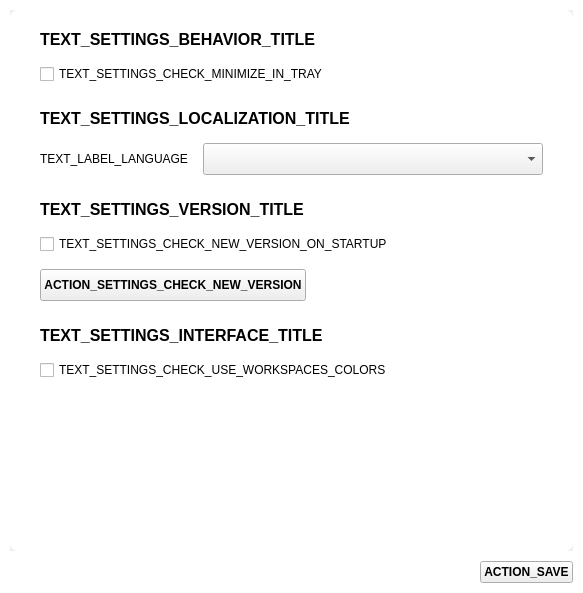
<?xml version="1.0" encoding="UTF-8"?>
<ui version="4.0">
 <class>SettingsWidget</class>
 <widget class="QWidget" name="SettingsWidget">
  <property name="geometry">
   <rect>
    <x>0</x>
    <y>0</y>
    <width>583</width>
    <height>593</height>
   </rect>
  </property>
  <property name="minimumSize">
   <size>
    <width>400</width>
    <height>300</height>
   </size>
  </property>
  <property name="windowTitle">
   <string>Form</string>
  </property>
  <property name="styleSheet">
   <string notr="true">#SettingsWidget
{
background-color: #FFFFFF;
}

#scrollAreaWidgetContents
{
background-color: rgb(255, 255, 255);
border-radius: 8px;
}</string>
  </property>
  <layout class="QVBoxLayout" name="verticalLayout">
   <property name="spacing">
    <number>10</number>
   </property>
   <property name="leftMargin">
    <number>10</number>
   </property>
   <property name="topMargin">
    <number>10</number>
   </property>
   <property name="rightMargin">
    <number>10</number>
   </property>
   <property name="bottomMargin">
    <number>10</number>
   </property>
   <item>
    <widget class="QScrollArea" name="scrollArea">
     <property name="frameShape">
      <enum>QFrame::NoFrame</enum>
     </property>
     <property name="frameShadow">
      <enum>QFrame::Plain</enum>
     </property>
     <property name="lineWidth">
      <number>0</number>
     </property>
     <property name="horizontalScrollBarPolicy">
      <enum>Qt::ScrollBarAlwaysOff</enum>
     </property>
     <property name="widgetResizable">
      <bool>true</bool>
     </property>
     <widget class="QWidget" name="scrollAreaWidgetContents">
      <property name="geometry">
       <rect>
        <x>0</x>
        <y>0</y>
        <width>563</width>
        <height>526</height>
       </rect>
      </property>
      <layout class="QVBoxLayout" name="verticalLayout_2">
       <property name="spacing">
        <number>25</number>
       </property>
       <property name="leftMargin">
        <number>30</number>
       </property>
       <property name="topMargin">
        <number>20</number>
       </property>
       <property name="rightMargin">
        <number>30</number>
       </property>
       <property name="bottomMargin">
        <number>20</number>
       </property>
       <item>
        <widget class="QWidget" name="widget_behavior" native="true">
         <layout class="QVBoxLayout" name="verticalLayout_9">
          <property name="spacing">
           <number>15</number>
          </property>
          <property name="leftMargin">
           <number>0</number>
          </property>
          <property name="topMargin">
           <number>0</number>
          </property>
          <property name="rightMargin">
           <number>0</number>
          </property>
          <property name="bottomMargin">
           <number>0</number>
          </property>
          <item>
           <layout class="QHBoxLayout" name="horizontalLayout_3">
            <item>
             <widget class="QLabel" name="label_4">
              <property name="font">
               <font>
                <pointsize>12</pointsize>
                <weight>75</weight>
                <bold>true</bold>
               </font>
              </property>
              <property name="text">
               <string>TEXT_SETTINGS_BEHAVIOR_TITLE</string>
              </property>
             </widget>
            </item>
           </layout>
          </item>
          <item>
           <layout class="QVBoxLayout" name="verticalLayout_4">
            <property name="leftMargin">
             <number>0</number>
            </property>
            <item>
             <widget class="QCheckBox" name="check_box_tray">
              <property name="text">
               <string>TEXT_SETTINGS_CHECK_MINIMIZE_IN_TRAY</string>
              </property>
             </widget>
            </item>
           </layout>
          </item>
         </layout>
        </widget>
       </item>
       <item>
        <widget class="QWidget" name="widget_locale" native="true">
         <layout class="QVBoxLayout" name="verticalLayout_13">
          <property name="spacing">
           <number>15</number>
          </property>
          <property name="leftMargin">
           <number>0</number>
          </property>
          <property name="topMargin">
           <number>0</number>
          </property>
          <property name="rightMargin">
           <number>0</number>
          </property>
          <property name="bottomMargin">
           <number>0</number>
          </property>
          <item>
           <layout class="QHBoxLayout" name="horizontalLayout_8">
            <item>
             <widget class="QLabel" name="label_8">
              <property name="font">
               <font>
                <pointsize>12</pointsize>
                <weight>75</weight>
                <bold>true</bold>
               </font>
              </property>
              <property name="text">
               <string>TEXT_SETTINGS_LOCALIZATION_TITLE</string>
              </property>
             </widget>
            </item>
           </layout>
          </item>
          <item>
           <layout class="QVBoxLayout" name="verticalLayout_11">
            <property name="leftMargin">
             <number>0</number>
            </property>
            <item>
             <layout class="QHBoxLayout" name="horizontalLayout_9">
              <item>
               <widget class="QLabel" name="label_10">
                <property name="text">
                 <string>TEXT_LABEL_LANGUAGE</string>
                </property>
               </widget>
              </item>
              <item>
               <widget class="ComboBox" name="combo_languages">
                <property name="sizePolicy">
                 <sizepolicy hsizetype="Expanding" vsizetype="Fixed">
                  <horstretch>0</horstretch>
                  <verstretch>0</verstretch>
                 </sizepolicy>
                </property>
                <property name="minimumSize">
                 <size>
                  <width>0</width>
                  <height>32</height>
                 </size>
                </property>
               </widget>
              </item>
             </layout>
            </item>
           </layout>
          </item>
         </layout>
        </widget>
       </item>
       <item>
        <widget class="QWidget" name="widget_version" native="true">
         <layout class="QVBoxLayout" name="verticalLayout_3">
          <property name="spacing">
           <number>15</number>
          </property>
          <property name="leftMargin">
           <number>0</number>
          </property>
          <property name="topMargin">
           <number>0</number>
          </property>
          <property name="rightMargin">
           <number>0</number>
          </property>
          <property name="bottomMargin">
           <number>0</number>
          </property>
          <item>
           <layout class="QHBoxLayout" name="horizontalLayout">
            <item>
             <widget class="QLabel" name="label_2">
              <property name="font">
               <font>
                <pointsize>12</pointsize>
                <weight>75</weight>
                <bold>true</bold>
               </font>
              </property>
              <property name="text">
               <string>TEXT_SETTINGS_VERSION_TITLE</string>
              </property>
             </widget>
            </item>
           </layout>
          </item>
          <item>
           <layout class="QVBoxLayout" name="verticalLayout_5">
            <property name="leftMargin">
             <number>0</number>
            </property>
            <item>
             <layout class="QHBoxLayout" name="horizontalLayout_2">
              <item>
               <widget class="QCheckBox" name="check_box_check_at_startup">
                <property name="text">
                 <string>TEXT_SETTINGS_CHECK_NEW_VERSION_ON_STARTUP</string>
                </property>
               </widget>
              </item>
             </layout>
            </item>
            <item>
             <layout class="QHBoxLayout" name="horizontalLayout_4">
              <item>
               <widget class="QPushButton" name="button_check_version">
                <property name="minimumSize">
                 <size>
                  <width>0</width>
                  <height>32</height>
                 </size>
                </property>
                <property name="font">
                 <font>
                  <weight>75</weight>
                  <bold>true</bold>
                 </font>
                </property>
                <property name="cursor">
                 <cursorShape>PointingHandCursor</cursorShape>
                </property>
                <property name="styleSheet">
                 <string notr="true"/>
                </property>
                <property name="text">
                 <string>ACTION_SETTINGS_CHECK_NEW_VERSION</string>
                </property>
               </widget>
              </item>
              <item>
               <spacer name="horizontalSpacer_2">
                <property name="orientation">
                 <enum>Qt::Horizontal</enum>
                </property>
                <property name="sizeHint" stdset="0">
                 <size>
                  <width>40</width>
                  <height>20</height>
                 </size>
                </property>
               </spacer>
              </item>
             </layout>
            </item>
           </layout>
          </item>
         </layout>
        </widget>
       </item>
       <item>
       </item>
       <item>
        <widget class="QWidget" name="widget_interface" native="true">
         <layout class="QVBoxLayout" name="verticalLayout_7">
          <property name="spacing">
           <number>15</number>
          </property>
          <property name="leftMargin">
           <number>0</number>
          </property>
          <property name="topMargin">
           <number>0</number>
          </property>
          <property name="rightMargin">
           <number>0</number>
          </property>
          <property name="bottomMargin">
           <number>0</number>
          </property>
          <item>
           <layout class="QHBoxLayout" name="horizontalLayout_13">
            <item>
             <widget class="QLabel" name="label_11">
              <property name="font">
               <font>
                <pointsize>12</pointsize>
                <weight>75</weight>
                <bold>true</bold>
               </font>
              </property>
              <property name="text">
               <string>TEXT_SETTINGS_INTERFACE_TITLE</string>
              </property>
             </widget>
            </item>
           </layout>
          </item>
          <item>
           <layout class="QHBoxLayout" name="horizontalLayout_11">
            <property name="leftMargin">
             <number>0</number>
            </property>
            <item>
             <widget class="QCheckBox" name="check_box_workspace_color">
              <property name="text">
               <string>TEXT_SETTINGS_CHECK_USE_WORKSPACES_COLORS</string>
              </property>
             </widget>
            </item>
           </layout>
          </item>
         </layout>
        </widget>
       </item>
       <item>
        <spacer name="verticalSpacer">
         <property name="orientation">
          <enum>Qt::Vertical</enum>
         </property>
         <property name="sizeType">
          <enum>QSizePolicy::Expanding</enum>
         </property>
         <property name="sizeHint" stdset="0">
          <size>
           <width>20</width>
           <height>40</height>
          </size>
         </property>
        </spacer>
       </item>
      </layout>
     </widget>
    </widget>
   </item>
   <item>
    <spacer name="verticalSpacer_2">
     <property name="orientation">
      <enum>Qt::Vertical</enum>
     </property>
     <property name="sizeType">
      <enum>QSizePolicy::Preferred</enum>
     </property>
     <property name="sizeHint" stdset="0">
      <size>
       <width>0</width>
       <height>0</height>
      </size>
     </property>
    </spacer>
   </item>
   <item>
    <layout class="QHBoxLayout" name="horizontalLayout_5">
     <item>
      <spacer name="horizontalSpacer">
       <property name="orientation">
        <enum>Qt::Horizontal</enum>
       </property>
       <property name="sizeHint" stdset="0">
        <size>
         <width>40</width>
         <height>20</height>
        </size>
       </property>
      </spacer>
     </item>
     <item>
      <widget class="QPushButton" name="button_save">
       <property name="minimumSize">
        <size>
         <width>0</width>
         <height>0</height>
        </size>
       </property>
       <property name="maximumSize">
        <size>
         <width>16777215</width>
         <height>16777215</height>
        </size>
       </property>
       <property name="font">
        <font>
         <weight>75</weight>
         <bold>true</bold>
        </font>
       </property>
       <property name="cursor">
        <cursorShape>PointingHandCursor</cursorShape>
       </property>
       <property name="layoutDirection">
        <enum>Qt::LeftToRight</enum>
       </property>
       <property name="styleSheet">
        <string notr="true"/>
       </property>
       <property name="text">
        <string>ACTION_SAVE</string>
       </property>
       <property name="iconSize">
        <size>
         <width>16</width>
         <height>16</height>
        </size>
       </property>
      </widget>
     </item>
    </layout>
   </item>
  </layout>
 </widget>
 <customwidgets>
  <customwidget>
   <class>ComboBox</class>
   <extends>QComboBox</extends>
   <header>parsec.core.gui.custom_widgets</header>
  </customwidget>
 </customwidgets>
 <resources/>
 <connections/>
</ui>
